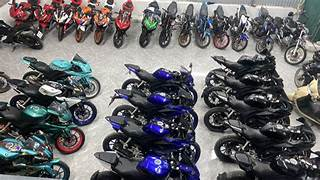
#> input picture data/motorbikes/img02.jpg, 320 x 180 px, found by its file name
$ python color_utils.py
#> lines starting #> are read from the running program, lines starting #| are printed output that depends on the picture; after the words box and inside, x2 and y2 are one past the last pixel; in counts of white or black regions, pixels touching at a corner belong together
from __future__ import annotations
import cv2
import matplotlib.pyplot as plt
from pathlib import Path
import numpy as np
"""Tiện ích xử lý màu sắc ảnh cho vehicle detection pipeline.

Module này cung cấp wrapper chuẩn hóa trên cv2 để:
- Đọc/ghi ảnh an toàn với error handling
- Chuyển đổi color space linh hoạt
- Tạo binary mask tách vùng màu
"""

# Mapping tên string → hằng số cv2 để hàm convert_color dùng
_SPACE_CODE: dict[tuple[str, str], int] = {
    ('BGR',  'RGB'):  cv2.COLOR_BGR2RGB,
    ('BGR',  'GRAY'): cv2.COLOR_BGR2GRAY,
    ('BGR',  'HSV'):  cv2.COLOR_BGR2HSV,
    ('BGR',  'LAB'):  cv2.COLOR_BGR2LAB,
    ('RGB',  'BGR'):  cv2.COLOR_RGB2BGR,
    ('RGB',  'GRAY'): cv2.COLOR_RGB2GRAY,
    ('RGB',  'HSV'):  cv2.COLOR_RGB2HSV,
    ('HSV',  'BGR'):  cv2.COLOR_HSV2BGR,
    ('GRAY', 'BGR'):  cv2.COLOR_GRAY2BGR,
}


def load_image(path: str, mode="BGR") -> np.ndarray:
    """Đọc ảnh từ file và trả về numpy array theo color space chỉ định.
    ...
    """
#> called with path = 'data/motorbikes/img02.jpg', mode = 'BGR'
    path_obj = Path(path)
    if not path_obj.exists():
        raise FileNotFoundError("Khong tim thay file")

    img = cv2.imread(path_obj)
#> img is the input picture: shape (180, 320, 3); mean B, G, R 104.2, 101.5, 102
#| [OK] Load ảnh: (180, 320, 3)
    if img is None:
        raise ValueError(f"Không thể giải mã hình ảnh tại: {path}")
    key = ("BGR", mode)
    if key in _SPACE_CODE:
        img = cv2.cvtColor(img, _SPACE_CODE[key])
    return img


def save_image(img: np.ndarray, path: str) -> bool:
    """Ghi ảnh ra file, tự tạo thư mục cha nếu chưa có.
    ...
    """
    path_obj = Path(path)
    path_obj.parent.mkdir(parents=True, exist_ok=True)
    success = cv2.imwrite(str(path_obj), img)
    return success


def convert_color(img: np.ndarray, src: str, dst: str) -> np.ndarray:
    """Chuyển đổi color space linh hoạt bằng tên string.
    ...
    """
#> called with src = 'BGR', dst = 'RGB'
    key = (src, dst)
    if key in _SPACE_CODE:
        img = cv2.cvtColor(img, _SPACE_CODE[key])
    return img


def extract_color_mask(
    img: np.ndarray,
    lower: np.ndarray,
    upper: np.ndarray,
    space: str = 'HSV',
) -> np.ndarray:
    """
    Args:
        img: Ảnh BGR (uint8) — output trực tiếp từ load_image() hoặc cv2.imread().
            Hàm sẽ tự convert sang `space` trước khi tạo mask.
    """
#> called with lower = array of shape (3,), upper = array of shape (3,), space = 'HSV'
    key = ("BGR", space)
    if key in _SPACE_CODE:
        convert = cv2.cvtColor(img, _SPACE_CODE[key])
#> convert: shape (180, 320, 3); mean H, S, V 74.9, 52, 110.2
    else:
        convert = img
    return cv2.inRange(convert, lower, upper)
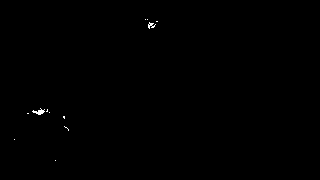
#> returned value: shape (180, 320); 0.16% white in thin lines or dots, all inside (x1, y1, x2, y2) = (14, 19, 158, 161)
#| [OK] Trích xuất Mask (Tìm thấy 94 pixel)


def display_color_spaces(img: np.ndarray) -> None:
    """Hiển thị ảnh gốc và các biểu diễn color space trong một figure.
    ...
    """
    cv2.imshow("Origin: ", img)
    # cv2.waitKey(0)
    # cv2.destroyAllWindows()
    img_rgb = cv2.cvtColor(img, cv2.COLOR_BGR2RGB)
    img_gray = cv2.cvtColor(img, cv2.COLOR_BGR2GRAY)
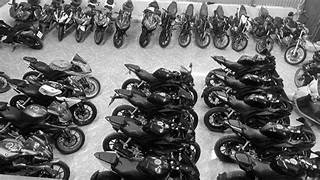
#> img_gray: shape (180, 320); min 0, max 255, mean 102
    img_hsv = cv2.cvtColor(img, cv2.COLOR_BGR2HSV)
    img_lab = cv2.cvtColor(img, cv2.COLOR_BGR2LAB)
#> img_lab: shape (180, 320, 3); mean of channels 0, 1, 2 106.3, 129.3, 126.7

    b, g, r = cv2.split(img)
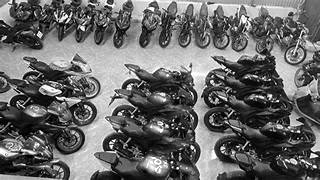
#> b: shape (180, 320); min 0, max 255, mean 104.2
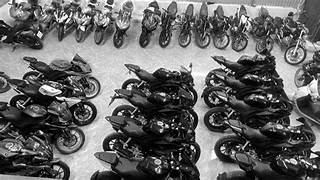
#> r: shape (180, 320); min 0, max 255, mean 102
    h, s, v = cv2.split(img_hsv)
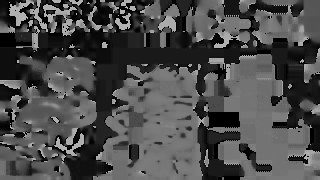
#> h: shape (180, 320); min 0, max 179, mean 74.9
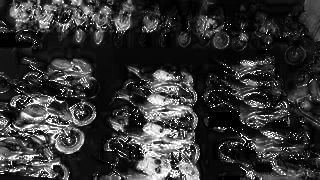
#> s: shape (180, 320); min 0, max 255, mean 52
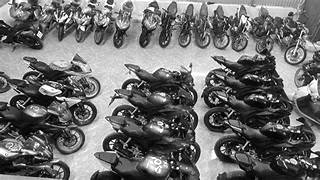
#> v: shape (180, 320); min 0, max 255, mean 110.2

    fig, axes = plt.subplots(2, 4, figsize=(15, 7))
    titles = ['BGR (wrong)', 'RGB (correct)', 'Grayscale', 'HSV-H channel',
              'Blue ch.', 'Green ch.', 'Red ch.', 'HSV-S channel']
    images = [img, img_rgb, img_gray, h, b, g, r, s]
    cmaps = [None, None, 'gray', 'hsv', 'Blues', 'Greens', 'Reds', 'gray']

    for ax, title, im, cmap in zip(axes.flat, titles, images, cmaps):
        ax.imshow(im, cmap=cmap)
        ax.set_title(title, fontsize=10)
        ax.axis("off")
#> this loop made 8 passes
#> (title, cmap) on passes 1 to 8: ('BGR (wrong)', None), ('RGB (correct)', None), ('Grayscale', 'gray'), ('HSV-H channel', 'hsv'), ('Blue ch.', 'Blues'), ('Green ch.', 'Greens'), ('Red ch.', 'Reds'), ('HSV-S channel', 'gray')
    plt.tight_layout()

    save_path = Path('results/color_mask_demo_color_utils.png')
    save_path.parent.mkdir(parents=True, exist_ok=True)
    plt.savefig(str(save_path), dpi=120)
#> figure, not shown here; B, G, R data is drawn as R, G, B
    plt.show()


def test_vehicle_pipeline():
    test_dir = Path("data/motorbikes")
    test_dir.mkdir(parents=True, exist_ok=True)
    test_img_path = test_dir / "img02.jpg"

    print("--- Bắt đầu kiểm tra Pipeline ---")

    # 1. Tạo ảnh giả nếu chưa có file thật để test không bị crash[cite: 2]
    # if not test_img_path.exists():
    #     print("! Tạo ảnh test tạm thời...")
    #     dummy = np.zeros((300, 300, 3), dtype=np.uint8)
    #     cv2.rectangle(dummy, (50, 50), (250, 250),
    #                   (0, 255, 0), -1)  # Hình vuông xanh lá
    #     cv2.imwrite(str(test_img_path), dummy)

    try:
        # Test 1: Load ảnh
        img = load_image(str(test_img_path), mode="BGR")
        print(f"[OK] Load ảnh: {img.shape}")

        # Test 2: Convert màu
        img_rgb = convert_color(img, "BGR", "RGB")
        print("[OK] Chuyển đổi BGR -> RGB")

        # Test 3: Tạo Mask (Tìm màu xanh lá)
        lower_green = np.array([35, 100, 100])
        upper_green = np.array([85, 255, 255])
        mask = extract_color_mask(img, lower_green, upper_green, space='HSV')
        print(f"[OK] Trích xuất Mask (Tìm thấy {np.sum(mask > 0)} pixel)")

        # Test 4: Lưu ảnh đã xử lý
        save_image(mask, "results/mask_result.jpg")
        print("[OK] Đã lưu kết quả vào data/processed/mask_result.jpg")

        # Test 5: Hiển thị
        display_color_spaces(img)

    except Exception as e:
        print(f"[LỖI] {e}")
    finally:
        # Giữ lại file nếu bạn muốn xem, hoặc dùng .unlink() để xóa[cite: 2]
        print("--- Hoàn tất kiểm tra ---")


if __name__ == "__main__":
    test_vehicle_pipeline()

$ run again, with data/cars/img01.jpg copied over data/motorbikes/img02.jpg
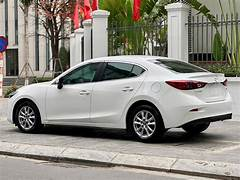
#> input picture data/cars/img01.jpg, 240 x 180 px, found by its file name
#> in load_image, img is the input picture: shape (180, 240, 3); mean B, G, R 127.7, 136.4, 139.7
#| [OK] Load ảnh: (180, 240, 3)
#> convert: shape (180, 240, 3); mean H, S, V 34.4, 41.9, 141.8
#> in extract_color_mask, `return cv2.inRange(convert, lower, upper)`:
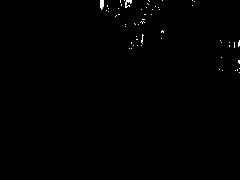
#> returned value: shape (180, 240); 0.41% white in thin lines or dots, all inside (x1, y1, x2, y2) = (100, 0, 240, 73)
#| [OK] Trích xuất Mask (Tìm thấy 179 pixel)
#> img_lab: shape (180, 240, 3); mean of channels 0, 1, 2 142.4, 127.8, 133.5
#> in display_color_spaces, `h, s, v = cv2.split(img_hsv)`:
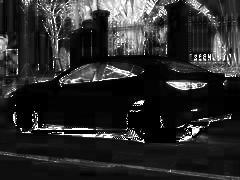
#> s: shape (180, 240); min 0, max 255, mean 41.9
#> the loop in display_color_spaces, `for ax, title, im, cmap in zip(axes.flat, titles, images, cmaps):` made 8 passes
#> (title, cmap) on passes 1 to 8: ('BGR (wrong)', None), ('RGB (correct)', None), ('Grayscale', 'gray'), ('HSV-H channel', 'hsv'), ('Blue ch.', 'Blues'), ('Green ch.', 'Greens'), ('Red ch.', 'Reds'), ('HSV-S channel', 'gray')

$ run again, with data/trucks/img03.jpg copied over data/motorbikes/img02.jpg
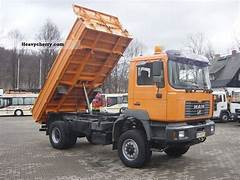
#> input picture data/trucks/img03.jpg, 240 x 180 px, found by its file name
#> in load_image, img is the input picture: shape (180, 240, 3); mean B, G, R 134.7, 140.1, 153.2
#| [OK] Load ảnh: (180, 240, 3)
#> convert: shape (180, 240, 3); mean H, S, V 65.5, 44.2, 156.7
#| [OK] Trích xuất Mask (Tìm thấy 0 pixel)
#> img_lab: shape (180, 240, 3); mean of channels 0, 1, 2 149, 132.8, 133.1
#> in display_color_spaces, `h, s, v = cv2.split(img_hsv)`:
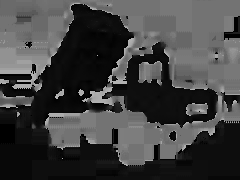
#> h: shape (180, 240); min 0, max 179, mean 65.5
#> in display_color_spaces, `h, s, v = cv2.split(img_hsv)`:
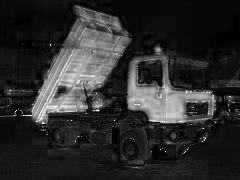
#> s: shape (180, 240); min 0, max 255, mean 44.2
#> the loop in display_color_spaces, `for ax, title, im, cmap in zip(axes.flat, titles, images, cmaps):` made 8 passes
#> (title, cmap) on passes 1 to 8: ('BGR (wrong)', None), ('RGB (correct)', None), ('Grayscale', 'gray'), ('HSV-H channel', 'hsv'), ('Blue ch.', 'Blues'), ('Green ch.', 'Greens'), ('Red ch.', 'Reds'), ('HSV-S channel', 'gray')
